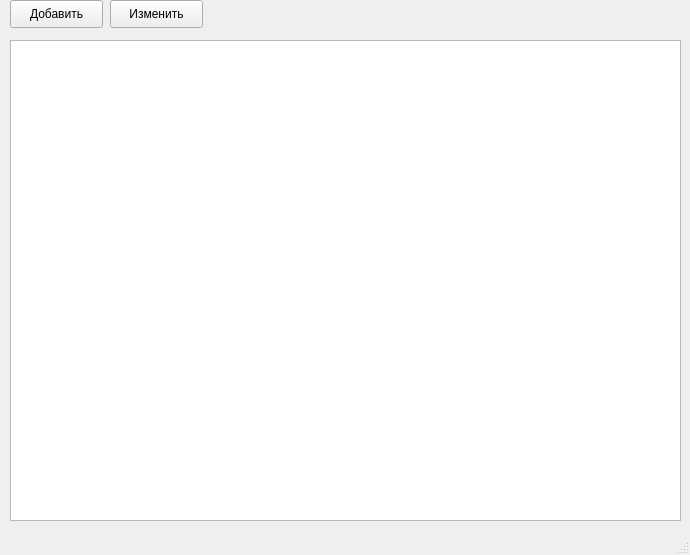
<?xml version="1.0" encoding="UTF-8"?>
<ui version="4.0">
 <class>MainWindow</class>
 <widget class="QMainWindow" name="MainWindow">
  <property name="geometry">
   <rect>
    <x>0</x>
    <y>0</y>
    <width>690</width>
    <height>555</height>
   </rect>
  </property>
  <property name="windowTitle">
   <string>Кофе</string>
  </property>
  <widget class="QWidget" name="centralwidget">
   <widget class="QTableWidget" name="tableWidget">
    <property name="geometry">
     <rect>
      <x>10</x>
      <y>40</y>
      <width>671</width>
      <height>481</height>
     </rect>
    </property>
   </widget>
   <widget class="QPushButton" name="pushButton">
    <property name="geometry">
     <rect>
      <x>10</x>
      <y>0</y>
      <width>93</width>
      <height>28</height>
     </rect>
    </property>
    <property name="text">
     <string>Добавить</string>
    </property>
   </widget>
   <widget class="QPushButton" name="pushButton_2">
    <property name="geometry">
     <rect>
      <x>110</x>
      <y>0</y>
      <width>93</width>
      <height>28</height>
     </rect>
    </property>
    <property name="text">
     <string>Изменить</string>
    </property>
   </widget>
  </widget>
  <widget class="QMenuBar" name="menubar">
   <property name="geometry">
    <rect>
     <x>0</x>
     <y>0</y>
     <width>690</width>
     <height>26</height>
    </rect>
   </property>
  </widget>
  <widget class="QStatusBar" name="statusbar"/>
 </widget>
 <resources/>
 <connections/>
</ui>
